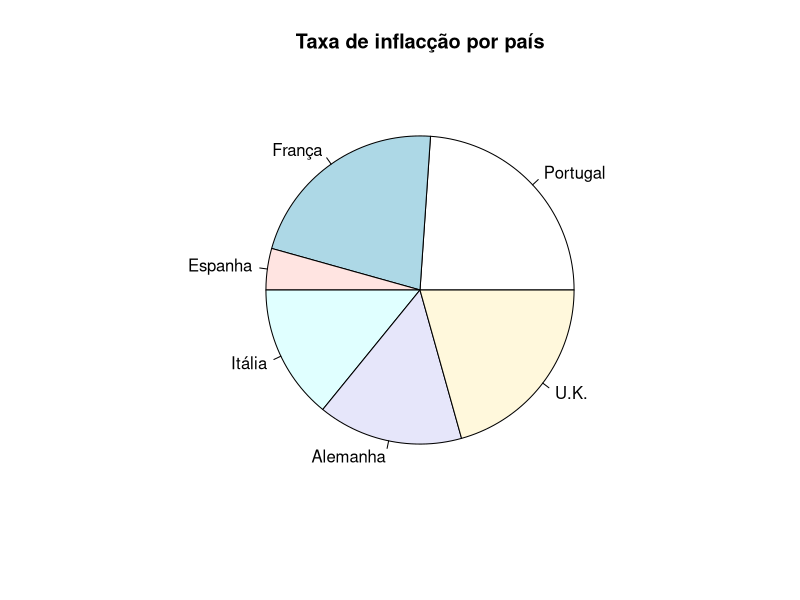

Source code (R):
png("ex4_4b.png")
data <- read.csv("./dataset/4_4.csv")
pie(
  t(as.matrix(data$taxa)),
  labels = data$pais,
  main = "Taxa de inflacção por país"
)
